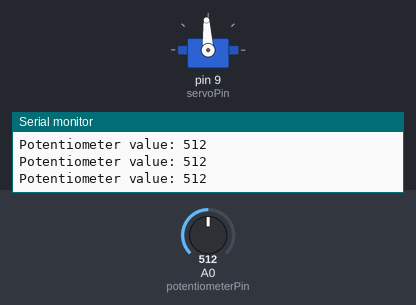
The program below on a simulated Arduino Mega 2560, built with avr-gcc and run on an emulated ATmega2560. Parts: servo, the last lines printed to the serial monitor. Inputs (shaded band) come from the test bench; at power-on: A0 (potentiometerPin) = 512.

Above: at 8.2 s.
8.3 s: A0 (potentiometerPin) set to 107
At 9.9 s:
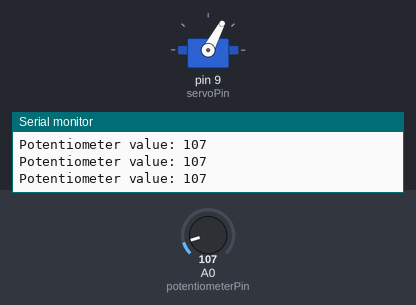
10.2 s: A0 (potentiometerPin) set to 94
At 10.8 s:
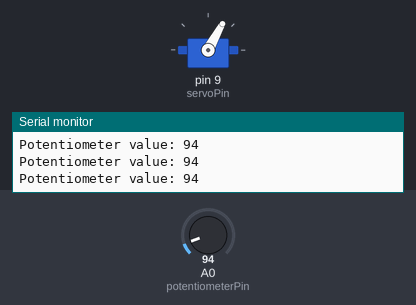
13.2 s: A0 (potentiometerPin) set to 1023
At 14.6 s:
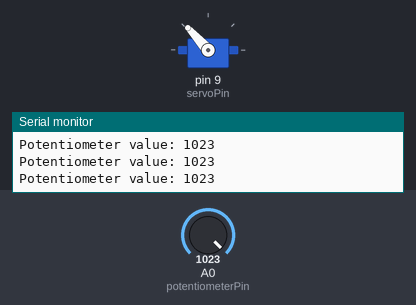
Timing chart, 0 to 16.2 s (numbered marks = the images above; inputs shaded):
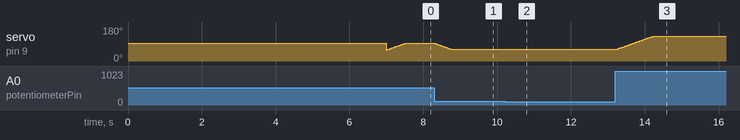

The program:

main.cpp
```cpp
#include <Arduino.h>
#include <Servo.h>

byte servoPin = 9; // signal pin for the ESC.
byte potentiometerPin = A0; // analog input pin for the potentiometer.
Servo servo;

void setup() {
  Serial.begin(9600); // initialize serial communication at 9600 bits per second.
  // Show welcome message in the serial monitor.
  Serial.println("Welcome to the Arduino BLDC ESC tester!");

  servo.attach(servoPin);
  servo.writeMicroseconds(1500); // send "stop" signal to ESC. Also necessary to arm the ESC.

  delay(7000); // delay to allow the ESC to recognize the stopped signal.
}

void loop() {

  int potVal = analogRead(potentiometerPin); // read input from potentiometer.

  // If we read potValues less than 0 or greater than 1023, we clamp them to 0 and 1023 respectively.
  if (potVal < 0) {
    potVal = 0;
  } else if (potVal > 1023) {
    potVal = 1023;
  }

  // The potentiometer values can jump around suddenly at times. To deal with this, we
  // only update the PWM value if the potentiometer value has changed by at most 25. If it changes by more than 25,
  // we ignore the new value and clamp the PWM value to an increment of 25.
  static int lastPotVal = 0;
  if (abs(potVal - lastPotVal) > 25) {
    potVal = lastPotVal + (potVal > lastPotVal ? 25 : -25);
  }
  lastPotVal = potVal;

  // Show the potentiometer value in the serial monitor.
  Serial.print("Potentiometer value: ");
  Serial.println(potVal);

  int pwmVal = map(potVal,0, 1023, 1100, 1900); // maps potentiometer values to PWM value.

  servo.writeMicroseconds(pwmVal); // Send signal to ESC.
}
```

Measured:
- after the input at 8.3 s, servo on pin 9 (servoPin): moves from 93° to 62° over 0.41 s, starting at once
- after the input at 10.2 s, servo on pin 9 (servoPin): 62° → 61° at once
- after the input at 13.2 s, servo on pin 9 (servoPin): moves from 61° to 132° over 1.0 s, starting after 0.05 s
